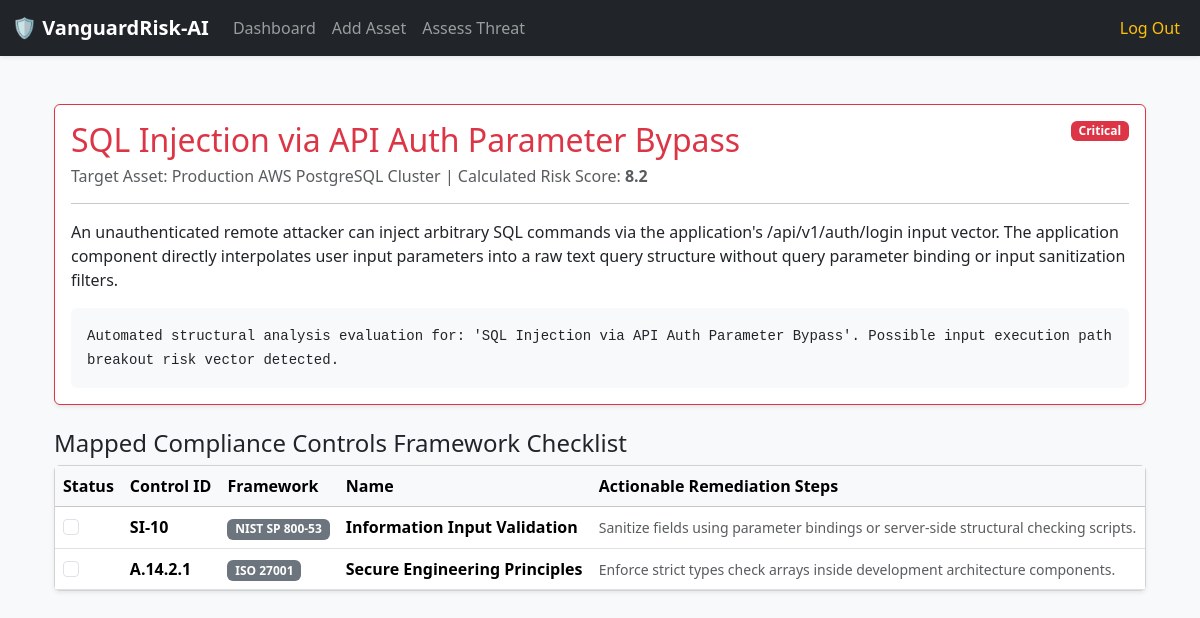
Page /vulnerability/1 (signed in) on the committed database.
### tables this page shows
CREATE TABLE vulnerabilities (
    id INTEGER PRIMARY KEY AUTOINCREMENT,
    asset_id INTEGER NOT NULL,
    title TEXT NOT NULL,             -- e.g., 'SQL Injection vulnerability'
    cve_id TEXT DEFAULT 'N/A',       -- e.g., 'CVE-2026-1234'
    description TEXT NOT NULL,
    severity TEXT CHECK(severity IN ('Low', 'Medium', 'High', 'Critical')) DEFAULT 'Medium',
    risk_score REAL NOT NULL,        -- Numeric representation (e.g., 1.0 to 10.0)
    ai_analysis_summary TEXT,        -- General context returned by the LLM
    status TEXT CHECK(status IN ('Open', 'Mitigated', 'Risk Accepted')) DEFAULT 'Open',
    detected_at DATETIME DEFAULT CURRENT_TIMESTAMP,
    FOREIGN KEY(asset_id) REFERENCES assets(id) ON DELETE CASCADE
);

CREATE TABLE assets (
    id INTEGER PRIMARY KEY AUTOINCREMENT,
    user_id INTEGER NOT NULL,
    name TEXT NOT NULL,
    asset_type TEXT NOT NULL, -- e.g., 'Database', 'Web Server', 'Cloud Storage'
    criticality TEXT CHECK(criticality IN ('Low', 'Medium', 'High', 'Critical')) DEFAULT 'Medium',
    created_at DATETIME DEFAULT CURRENT_TIMESTAMP,
    FOREIGN KEY(user_id) REFERENCES users(id) ON DELETE CASCADE
);

CREATE TABLE implemented_controls (
    id INTEGER PRIMARY KEY AUTOINCREMENT,
    vulnerability_id INTEGER NOT NULL,
    framework_standard TEXT NOT NULL, -- e.g., 'NIST SP 800-53' or 'ISO 27001'
    control_id TEXT NOT NULL,         -- e.g., 'AC-2', 'A.12.6.1'
    control_name TEXT NOT NULL,       -- e.g., 'Account Management'
    remediation_steps TEXT NOT NULL,  -- AI's actionable step-by-step description
    is_implemented INTEGER CHECK(is_implemented IN (0, 1)) DEFAULT 0, -- Boolean state
    updated_at DATETIME DEFAULT CURRENT_TIMESTAMP,
    FOREIGN KEY(vulnerability_id) REFERENCES vulnerabilities(id) ON DELETE CASCADE
);

### app.py (the view)
@app.route("/vulnerability/<int:vuln_id>")
@login_required
def view_vulnerability(vuln_id):
    user_id = session["user_id"]
    vuln = db.execute(
        "SELECT v.*, a.name AS asset_name FROM vulnerabilities v JOIN assets a ON v.asset_id = a.id "
        "WHERE v.id = ? AND a.user_id = ?", vuln_id, user_id
    )
    if not vuln:
        return apology("vulnerability records not found", 404)
    controls = db.execute("SELECT * FROM implemented_controls WHERE vulnerability_id = ?", vuln_id)
    return render_template("view_vuln.html", vulnerability=vuln[0], controls=controls)

### app.py (called while the page is built)
@app.after_request
def after_request(response):
    response.headers["Cache-Control"] = "no-cache, no-store, must-revalidate"
    response.headers["Expires"] = 0
    response.headers["Pragma"] = "no-cache"
    return response

### helpers.py (called while the page is built)
def login_required(f):
    @wraps(f)
    def decorated_function(*args, **kwargs):
        if session.get("user_id") is None:
            return redirect("/login")
        return f(*args, **kwargs)
    return decorated_function

### templates/view_vuln.html (shortened to what this page needs)
{% extends "layout.html" %}
{% block main %}
<div class="container text-start">
    <div class="card mb-4 border-danger shadow-sm">
        <div class="card-body">
            <span class="badge bg-danger float-end">{{ vulnerability.severity }}</span>
            <h2 class="card-title text-danger">{{ vulnerability.title }}</h2>
            <h6 class="text-muted">Target Asset: {{ vulnerability.asset_name }} | Calculated Risk Score: <strong>{{ vulnerability.risk_score }}</strong></h6>
            <hr>
            <p class="card-text">{{ vulnerability.description }}</p>
            <div class="p-3 bg-light rounded font-monospace"><small>{{ vulnerability.ai_analysis_summary }}</small></div>
        </div>
    </div>
    <h4>Mapped Compliance Controls Framework Checklist</h4>
    <div class="card shadow-sm">
        <table class="table table-hover align-middle mb-0">
            <thead class="table-light">
                <tr>
                    <th style="width: 40px;">Status</th>
                    <th>Control ID</th>
                    <th>Framework</th>
                    <th>Name</th>
                    <th>Actionable Remediation Steps</th>
                </tr>
            </thead>
            <tbody>
                {% for control in controls %}
                <tr class="{% if control.is_implemented == 1 %}table-success{% endif %}">
                    <td>
                        <input type="checkbox" class="form-check-input control-toggle-checkbox" data-control-id="{{ control.id }}" {% if control.is_implemented == 1 %}checked{% endif %}>
                    </td>
                    <td><strong>{{ control.control_id }}</strong></td>
                    <td><span class="badge bg-secondary">{{ control.framework_standard }}</span></td>
                    <td><strong>{{ control.control_name }}</strong></td>
                    <td><small class="text-muted">{{ control.remediation_steps }}</small></td>
                </tr>
                {% else %}
                <tr>
                    <td colspan="5" class="text-center text-muted py-3">No compliance controls suggested for this vulnerability payload.</td>
                </tr>
                {% endfor %}
            </tbody>
        </table>
    </div>
</div>
{% endblock %}

### templates/layout.html (shortened to what this page needs)
<!DOCTYPE html>
<html lang="en">
    <head>
        <link href="https://cdn.jsdelivr.net/npm/bootstrap@5.3.3/dist/css/bootstrap.min.css" rel="stylesheet">
    </head>
    <body class="bg-light">
        <nav class="navbar navbar-expand-md navbar-dark bg-dark mb-4 shadow-sm">
            <div class="container-fluid">
                <a class="navbar-brand fw-bold" href="/">🛡️ VanguardRisk-AI</a>
                <div class="collapse navbar-collapse" id="navbar">
                    {% if session["user_id"] %}
                        <ul class="navbar-nav me-auto mb-2 mb-md-0">
                            <li class="nav-item"><a class="nav-link" href="/">Dashboard</a></li>
                            <li class="nav-item"><a class="nav-link" href="/asset/add">Add Asset</a></li>
                            <li class="nav-item"><a class="nav-link" href="/assess">Assess Threat</a></li>
                        </ul>
                        <ul class="navbar-nav ms-auto">
                            <li class="nav-item"><a class="nav-link text-warning" href="/logout">Log Out</a></li>
                        </ul>
                    {% else %}
                        <ul class="navbar-nav ms-auto">
                            <li class="nav-item"><a class="nav-link" href="/register">Register</a></li>
                            <li class="nav-item"><a class="nav-link" href="/login">Log In</a></li>
                        </ul>
                    {% endif %}
                </div>
            </div>
        </nav>
        <main class="container py-4">
            {% block main %}{% endblock %}
        </main>
    </body>
</html>

### rows in the picture
vulnerabilities: severity "Critical", title "SQL Injection via API Auth Parameter Bypass", risk_score "8.2", description "An unauthenticated remote attacker can inject arbitrary SQL commands via the application's /api/v1/auth/login input vector. The application component directly interpolates user input parameters into a raw text query structure without query parameter binding or input sanitization filters.", ai_analysis_summary "Automated structural analysis evaluation for: 'SQL Injection via API Auth Parameter Bypass'. Possible input execution path breakout risk vector detected."
assets: asset_name "Production AWS PostgreSQL Cluster"
implemented_controls: control_id "SI-10", framework_standard "NIST SP 800-53", control_name "Information Input Validation", remediation_steps "Sanitize fields using parameter bindings or server-side structural checking scripts."
implemented_controls: control_id "A.14.2.1", framework_standard "ISO 27001", control_name "Secure Engineering Principles", remediation_steps "Enforce strict types check arrays inside development architecture components."
